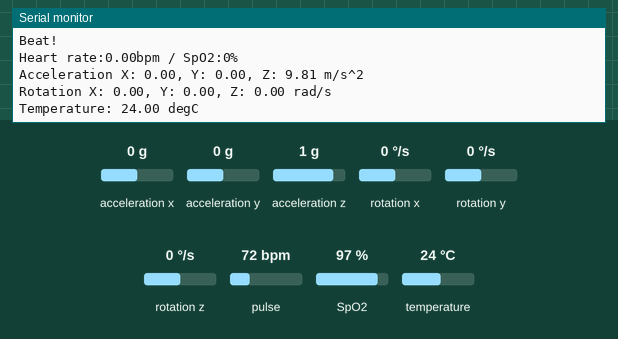
Simulated run of this sketch. Board: ESP32. Parts: the last lines printed to the serial monitor. Inputs (shaded band) come from the test bench; at power-on: acceleration x 0 g, acceleration y 0 g, acceleration z 1 g, rotation x 0 °/s, rotation y 0 °/s, rotation z 0 °/s, pulse 72 bpm, SpO2 97 %, temperature 24 °C. WiFi joins after 1.5 s; servers stay silent unless stated; the local clock reads 2024-03-15 10:24:30 at power-on unless the sketch sets it.

Above: at 2.8 s.
2.9 s: acceleration x set to -1.4 g
7.4 s: acceleration y set to -1.4 g
At 8.2 s:
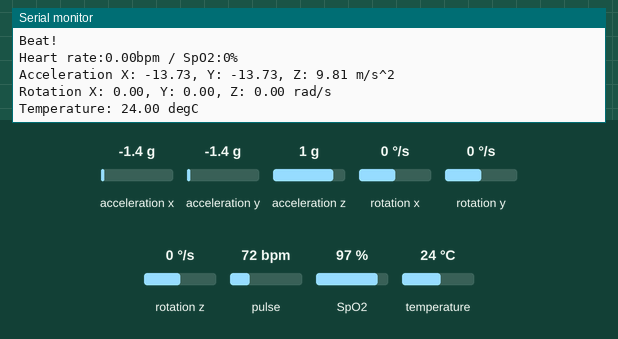
11.9 s: acceleration z set to -1.4 g
At 14.9 s:
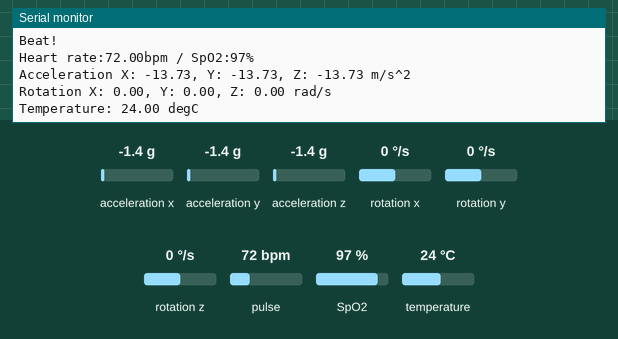
16.4 s: rotation x set to -192 °/s
At 20.4 s:
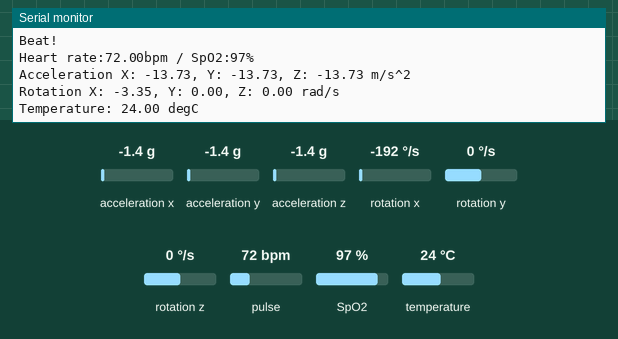
20.9 s: rotation y set to -192 °/s
At 26.15 s:
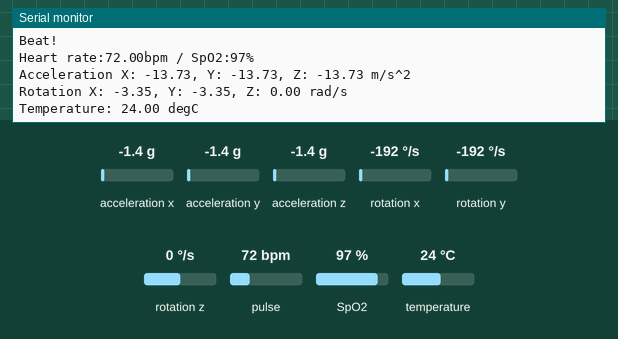

Measured:
- after the input at 7.4 s, the serial monitor: prints a new line after 0.28 s (image 1)
- after the input at 11.9 s, the serial monitor: prints a new line after 1.8 s (image 2)
- after the input at 16.4 s, the serial monitor: prints a new line after 3.4 s (image 3)
- after the input at 20.9 s, the serial monitor: prints a new line after 5.0 s (image 4)

The sketch:

ESP32_MAX30100_MPU6050.ino
```cpp
//Firebase
#include <WiFi.h>
#include <FirebaseESP32.h>
#include <addons/TokenHelper.h>
#include <addons/RTDBHelper.h>
#include "time.h"

//I2C
#include <Wire.h>

//MAX30100
#include "MAX30100_PulseOximeter.h"

//MPU6050
#include <Adafruit_MPU6050.h>
#include <Adafruit_Sensor.h>


//Firebase
#define WIFI_SSID ""
#define WIFI_PASSWORD ""
#define API_KEY ""
#define DATABASE_URL ""
#define USER_EMAIL ""
#define USER_PASSWORD ""

FirebaseData fbdo;
FirebaseAuth auth;
FirebaseConfig config;
unsigned long sendDataPrevMillis = 0;
unsigned long count = 0;
const char* ntpServer = "pool.ntp.org";
const long  gmtOffset_sec = 16200;
const int   daylightOffset_sec = 3600;

//MAX30100
#define REPORTING_PERIOD_MS 100
PulseOximeter pox;
uint32_t tsLastReport = 0;
void onBeatDetected()
{
Serial.println("Beat!");
}

//MPU6050
Adafruit_MPU6050 mpu;

void setup()
{
Serial.begin(115200);
Wire.begin();

//Firebase
  WiFi.begin(WIFI_SSID, WIFI_PASSWORD);
  Serial.print("Connecting to Wi-Fi");
  while (WiFi.status() != WL_CONNECTED)
  {
    Serial.print("Failed connection");
    delay(300);
  }
  Serial.println();
  Serial.print("Connected with IP: ");
  Serial.println(WiFi.localIP());
  Serial.println();
  Serial.printf("Firebase Client v%s\n\n", FIREBASE_CLIENT_VERSION);
  config.api_key = API_KEY;
  auth.user.email = USER_EMAIL;
  auth.user.password = USER_PASSWORD;
  config.database_url = DATABASE_URL;
  config.token_status_callback = tokenStatusCallback; // see addons/TokenHelper.h
  Firebase.begin(&config, &auth);
  Firebase.reconnectWiFi(true);
  Firebase.setDoubleDigits(5);
  configTime(gmtOffset_sec, daylightOffset_sec, ntpServer);


//MPU6050
 while (!Serial)
    delay(10); // will pause Zero, Leonardo, etc until serial console opens

  Serial.println("Adafruit MPU6050 test!");

  // Try to initialize!
  if (!mpu.begin(0x68)) {
    Serial.println("Failed to find MPU6050 chip");
    while (1) {
      delay(10);
    }
  }
  Serial.println("MPU6050 Found!");

  mpu.setAccelerometerRange(MPU6050_RANGE_8_G);
  Serial.print("Accelerometer range set to: ");
  switch (mpu.getAccelerometerRange()) {
  case MPU6050_RANGE_2_G:
    Serial.println("+-2G");
    break;
  case MPU6050_RANGE_4_G:
    Serial.println("+-4G");
    break;
  case MPU6050_RANGE_8_G:
    Serial.println("+-8G");
    break;
  case MPU6050_RANGE_16_G:
    Serial.println("+-16G");
    break;
  }
  mpu.setGyroRange(MPU6050_RANGE_500_DEG);
  Serial.print("Gyro range set to: ");
  switch (mpu.getGyroRange()) {
  case MPU6050_RANGE_250_DEG:
    Serial.println("+- 250 deg/s");
    break;
  case MPU6050_RANGE_500_DEG:
    Serial.println("+- 500 deg/s");
    break;
  case MPU6050_RANGE_1000_DEG:
    Serial.println("+- 1000 deg/s");
    break;
  case MPU6050_RANGE_2000_DEG:
    Serial.println("+- 2000 deg/s");
    break;
  }

  mpu.setFilterBandwidth(MPU6050_BAND_5_HZ);
  Serial.print("Filter bandwidth set to: ");
  switch (mpu.getFilterBandwidth()) {
  case MPU6050_BAND_260_HZ:
    Serial.println("260 Hz");
    break;
  case MPU6050_BAND_184_HZ:
    Serial.println("184 Hz");
    break;
  case MPU6050_BAND_94_HZ:
    Serial.println("94 Hz");
    break;
  case MPU6050_BAND_44_HZ:
    Serial.println("44 Hz");
    break;
  case MPU6050_BAND_21_HZ:
    Serial.println("21 Hz");
    break;
  case MPU6050_BAND_10_HZ:
    Serial.println("10 Hz");
    break;
  case MPU6050_BAND_5_HZ:
    Serial.println("5 Hz");
    break;
  }

  Serial.println("");
  delay(100);

   //MAX30100
  if (!pox.begin()) {
  Serial.println("FAILED");
  for(;;);
  } else {
  Serial.println("SUCCESS");
  }
  pox.setIRLedCurrent(MAX30100_LED_CURR_7_6MA);
  pox.setOnBeatDetectedCallback(onBeatDetected);

}

void loop()
{
//Time
  struct tm timeinfo;
  if(!getLocalTime(&timeinfo)){
    Serial.println("Failed to obtain time");
    return;
  }
  char timeWeekDay[100];
  strftime(timeWeekDay,100, "%d %B %Y, %H:%M:%S", &timeinfo);


//MAX30100
if (pox.begin()){
  pox.update();
  if (millis() - tsLastReport > REPORTING_PERIOD_MS) {
  Serial.print("Heart rate:");
  Serial.print(pox.getHeartRate());
  Serial.print("bpm / SpO2:");
  Serial.print(pox.getSpO2());
  Serial.println("%");
  tsLastReport = millis();
}}

//mpu.begin(0x69);


//MPU6050
if (mpu.begin(0x68)){

sensors_event_t a, g, temp;
  mpu.getEvent(&a, &g, &temp);
  Serial.print("Acceleration X: ");
  Serial.print(a.acceleration.x);
  Serial.print(", Y: ");
  Serial.print(a.acceleration.y);
  Serial.print(", Z: ");
  Serial.print(a.acceleration.z);
  Serial.println(" m/s^2");

  Serial.print("Rotation X: ");
  Serial.print(g.gyro.x);
  Serial.print(", Y: ");
  Serial.print(g.gyro.y);
  Serial.print(", Z: ");
  Serial.print(g.gyro.z);
  Serial.println(" rad/s");

  Serial.print("Temperature: ");
  Serial.print(temp.temperature);
  Serial.println(" degC");
  Serial.println("");

  FirebaseJson json;

  json.add(String(timeWeekDay), a.acceleration.x);
  Firebase.updateNode(fbdo, F("/new/json/acceleration/x"), json) ? "ok" : fbdo.errorReason().c_str();

  json.add(String(timeWeekDay), a.acceleration.y);
  Firebase.updateNode(fbdo, F("/new/json/acceleration/y"), json) ? "ok" : fbdo.errorReason().c_str();

  json.add(String(timeWeekDay), a.acceleration.z);
  Firebase.updateNode(fbdo, F("/new/json/acceleration/z"), json) ? "ok" : fbdo.errorReason().c_str();

  json.add(String(timeWeekDay), g.gyro.x);
  Firebase.updateNode(fbdo, F("/new/json/rotation/x"), json) ? "ok" : fbdo.errorReason().c_str();

  json.add(String(timeWeekDay), g.gyro.y);
  Firebase.updateNode(fbdo, F("/new/json/rotation/y"), json) ? "ok" : fbdo.errorReason().c_str();

  json.add(String(timeWeekDay), g.gyro.z);
  Firebase.updateNode(fbdo, F("/new/json/rotation/z"), json) ? "ok" : fbdo.errorReason().c_str();

  json.add(String(timeWeekDay), temp.temperature);
  Firebase.updateNode(fbdo, F("/new/json/temperature"), json) ? "ok" : fbdo.errorReason().c_str();

 }
 // mpu.begin(0x61);

  delay(5000);
//Wire.beginTransmission(0x00);
}
```
